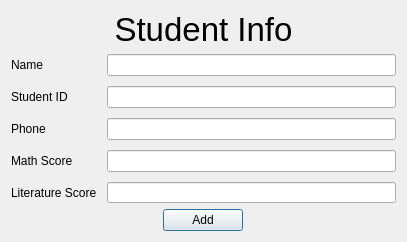
<?xml version="1.0" encoding="UTF-8"?>
<ui version="4.0">
 <class>dl_task4_student_info</class>
 <widget class="QDialog" name="dl_task4_student_info">
  <property name="geometry">
   <rect>
    <x>0</x>
    <y>0</y>
    <width>407</width>
    <height>242</height>
   </rect>
  </property>
  <property name="minimumSize">
   <size>
    <width>407</width>
    <height>242</height>
   </size>
  </property>
  <property name="windowTitle">
   <string>Student Info</string>
  </property>
  <layout class="QVBoxLayout" name="verticalLayout">
   <item>
    <widget class="QLabel" name="lbl_title">
     <property name="font">
      <font>
       <pointsize>25</pointsize>
      </font>
     </property>
     <property name="text">
      <string>Student Info</string>
     </property>
     <property name="alignment">
      <set>Qt::AlignCenter</set>
     </property>
    </widget>
   </item>
   <item>
    <layout class="QGridLayout" name="gridLayout">
     <property name="spacing">
      <number>10</number>
     </property>
     <item row="0" column="0">
      <widget class="QLabel" name="lbl_name">
       <property name="text">
        <string>Name</string>
       </property>
      </widget>
     </item>
     <item row="2" column="0">
      <widget class="QLabel" name="label_3">
       <property name="text">
        <string>Phone</string>
       </property>
      </widget>
     </item>
     <item row="3" column="0">
      <widget class="QLabel" name="label_4">
       <property name="text">
        <string>Math Score</string>
       </property>
      </widget>
     </item>
     <item row="4" column="0">
      <widget class="QLabel" name="label_5">
       <property name="text">
        <string>Literature Score</string>
       </property>
      </widget>
     </item>
     <item row="1" column="0">
      <widget class="QLabel" name="lbl_">
       <property name="text">
        <string>Student ID</string>
       </property>
      </widget>
     </item>
     <item row="0" column="1">
      <widget class="QLineEdit" name="le_name"/>
     </item>
     <item row="1" column="1">
      <widget class="QLineEdit" name="le_id"/>
     </item>
     <item row="2" column="1">
      <widget class="QLineEdit" name="le_phone"/>
     </item>
     <item row="3" column="1">
      <widget class="QLineEdit" name="le_math"/>
     </item>
     <item row="4" column="1">
      <widget class="QLineEdit" name="le_lit"/>
     </item>
    </layout>
   </item>
   <item>
    <layout class="QHBoxLayout" name="horizontalLayout">
     <item>
      <widget class="QPushButton" name="btn_add">
       <property name="sizePolicy">
        <sizepolicy hsizetype="Fixed" vsizetype="Fixed">
         <horstretch>0</horstretch>
         <verstretch>0</verstretch>
        </sizepolicy>
       </property>
       <property name="text">
        <string>Add</string>
       </property>
      </widget>
     </item>
    </layout>
   </item>
  </layout>
 </widget>
 <resources/>
 <connections/>
</ui>
